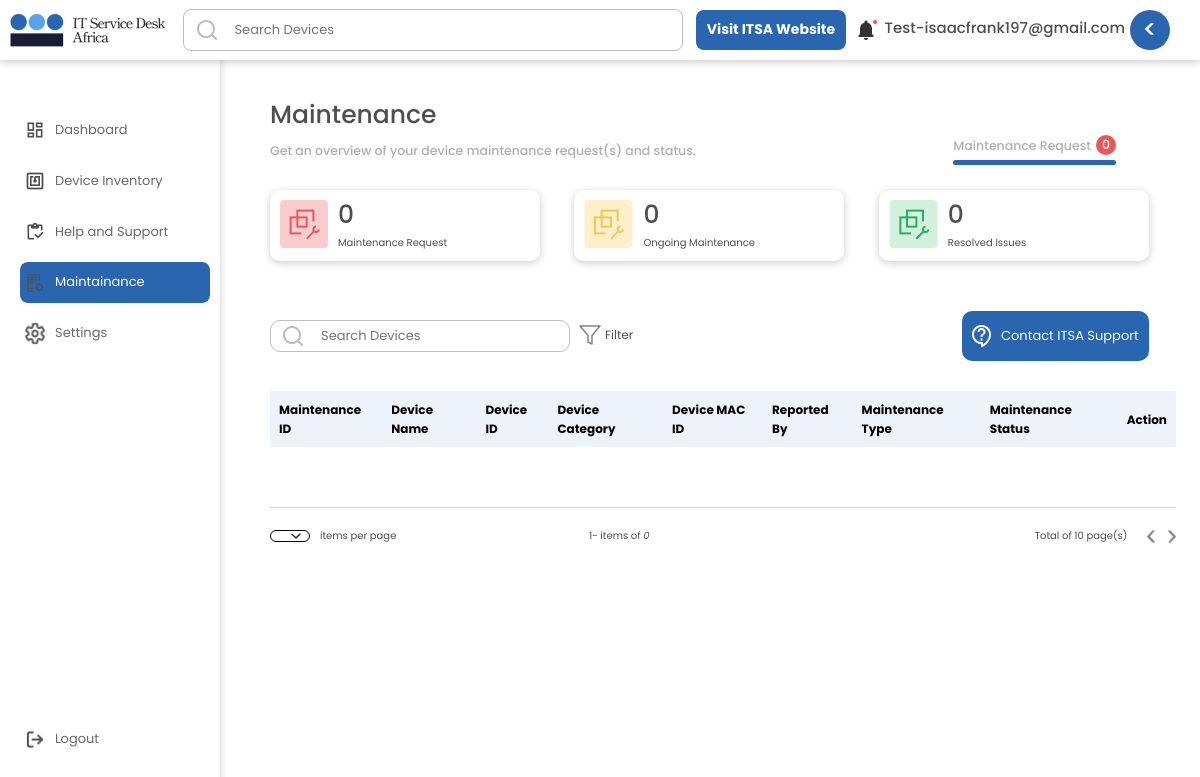
The app's page /staff/staffmaintenancerequests/ (signed in), older data.
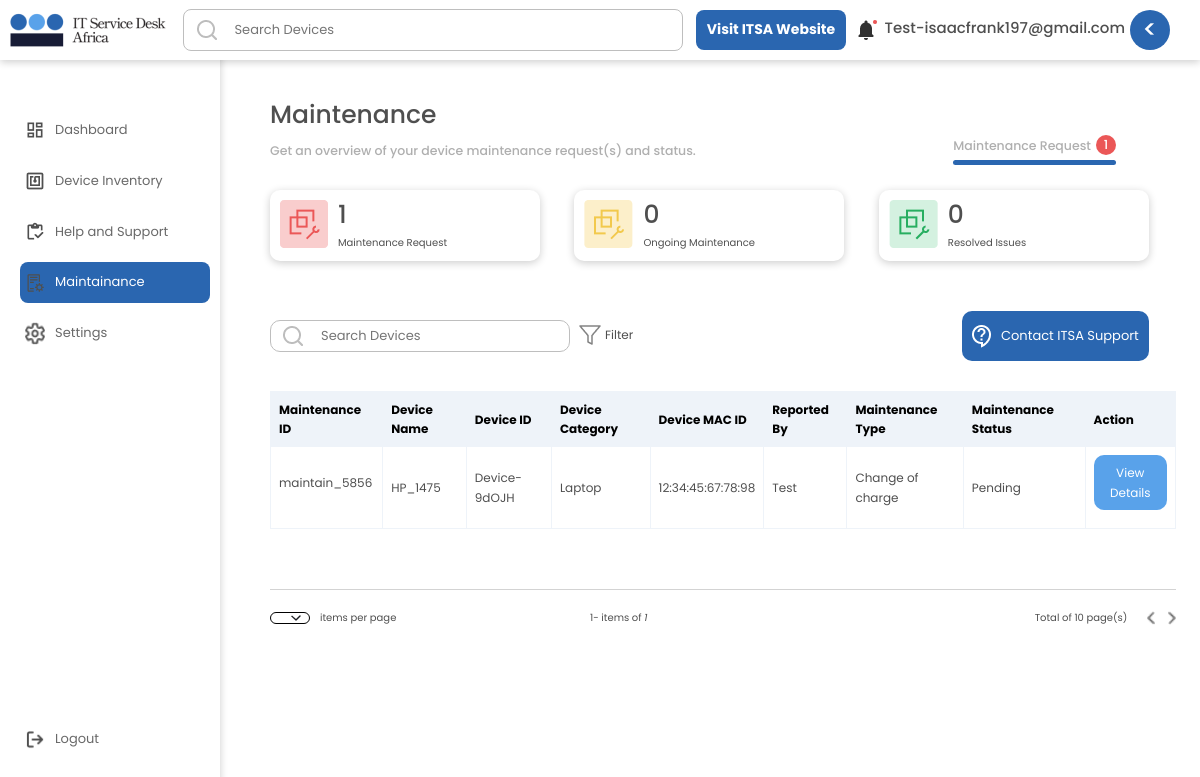
The same page, newer data.
### userarea/models.py (models this page shows, shortened)
class MaintenanceRequest(models.Model):
    user = models.ForeignKey(User, null=True, on_delete=models.CASCADE)
    MaintainDeviceName = models.CharField(max_length= 300, null=True, blank = True)
    MaintainDeviceType = models.CharField(max_length= 300, null=True, blank = True)
    MaintainDeviceUserDepartment = models.CharField(max_length= 300, null=True, blank = True)
    MaintainDeviceID = models.CharField(max_length= 300, null=True, blank = True)
    MaintainDeviceIP = models.CharField(max_length= 300, null=True, blank = True)
    MaintainDeviceMAC_ID = models.CharField(max_length= 300, null=True, blank = True)
    MaintainType = models.CharField(max_length= 300, null=True, blank = True)
    MaintainDeviceCategory = models.CharField(max_length= 300, null=True, blank = True)
    MaintainDeviceLocation = models.CharField(max_length= 300, null=True, blank = True)
    MaintainStatus = models.CharField(max_length= 300,choices = MAINTAINANCE_STATUS_CHOICE, default = 'Pending', null=True, blank = True)
    MaintainDeviceUserID = models.CharField(max_length= 300, null=True, blank = True)
    MaintainRequesterEmailAddress = models.EmailField(max_length= 300, null=True, blank = True)
    CompanyUniqueCode = models.EmailField(max_length= 300, null=True, blank = True)
    MaintainRequester = models.CharField(max_length= 300, null=True, blank = True)
    MaintainRequestID = models.CharField(max_length= 300, null=True, blank = True)
    MaintainRequestDescription = models.CharField(max_length= 30000, null=True, blank = True)
    currentMonth = models.CharField(max_length= 3000, null=True, blank = True)
    created_at = models.DateTimeField(auto_now_add=True)
    edited_at = models.DateTimeField(auto_now=True)
    class Meta:
        ordering = ['-edited_at', '-created_at']

### staffapp/views.py (the view)
# urls.py: path('staffmaintenancerequests/', views.StaffMaintainance, name="StaffMaintainance"),
@login_required(login_url='StaffLogin')
def StaffMaintainance(request):
    if request.method == 'GET' and 'requesttoviewdetails' in request.GET:
        requesttoviewdetailsMain = request.GET['requesttoviewdetails']
        currentDevice = MaintenanceRequest.objects.filter(MaintainRequestID = requesttoviewdetailsMain)
        return redirect('MaintainanceDetails', name = requesttoviewdetailsMain )
    if request.method == 'GET' and 'idforeditmain' in request.GET:
        idforedit = request.GET['idforeditmain']
        currentDevice = MaintenanceRequest.objects.get(MaintainRequestID = idforedit).MaintainRequestID
        return redirect('EditMaintenenceRequest', name = currentDevice )
    allMaintains = MaintenanceRequest.objects.filter(user = request.user)
    allMaintainsCount = allMaintains.count()
    allUsers = User.objects.all()
    allCompletedRequests = MaintenanceRequest.objects.filter(Q(MaintainStatus = 'Completed') & Q(user = request.user))
    allCompletedRequestsCount = allCompletedRequests.count()
    allCanceledRequests = MaintenanceRequest.objects.filter(Q(MaintainStatus = 'Canceled') & Q(user = request.user))
    allCanceledRequestsCount = allCanceledRequests.count()
    allOngoingRequests = MaintenanceRequest.objects.filter(Q(MaintainStatus = 'Ongoing') & Q(user = request.user))
    allOngoingRequestsCount = allOngoingRequests.count()
    context = {'allOngoingRequestsCount':allOngoingRequestsCount, 'allCompletedRequestsCount':allCompletedRequestsCount,
    'allCanceledRequestsCount':allCanceledRequestsCount, 'allUsers':allUsers,
    'allMaintains':allMaintains, 'allMaintainsCount':allMaintainsCount}
    return render(request, 'staffapp/staffmaintainance.html', context)

### staffapp/templates/staffapp/staffmaintainance.html (shortened to what the changed rows need)
{% include 'staffgeneral.html' %}
{% load static %}
{% block content %}
<!DOCTYPE html>
<html lang="en">
	<head>
		<link rel="stylesheet" href={% static 'dashboard/css/style.css' %} />
		<link rel="stylesheet" href={% static 'inventory/css/style.css' %} />
		<link rel="stylesheet" href={% static 'maintenance/css/style.css' %} />
		<link href="https://unpkg.com/aos@2.3.1/dist/aos.css" rel="stylesheet">
	</head>
	<body class='body'>
		<div class='main'>
            <h1>Maintenance</h1>
			<div class='subIntroSection'>
				<div class='MaintenanceSelectSection'>
					<h5>
						<div class='MaintenanceSelectSectionInner'>
							<div class='maintainRequestCount'>
								<p>{{allMaintainsCount}}</p>
							</div>
						</div>
					</h5>
				</div>
			</div>
			<div>
				<div class='maintainReqMainOut'>
					<div class='maintainReqMain'>
						<div>
							<h1 class='maintenanceReqeustCount'>{{ allMaintainsCount }}</h1>
							<p>Maintenance Request</p>
						</div>
					</div>
					<div class='maintainReqMain'>
						<div>
							<h1>{{ allOngoingRequestsCount }}</h1>
						</div>
					</div>
					<div class='maintainReqMain'>
						<div>
							<h1>{{ allCompletedRequestsCount }}</h1>
						</div>
					</div>
				</div>
			</div>
			<div>
				<table  id="paginated-list" >
					<tr>
						<th>Maintenance ID</th>
						<th>Device Name</th>
						<th>Device ID</th>
						<th>Device Category</th>
						<th>Device MAC ID</th>
						<th>Reported By</th>
						<th>Maintenance Type</th>
						<th>Maintenance Status</th>
						<th>Action</th>
					</tr>
					{% for allMaintains in allMaintains %}
					<div class='item'>
						<tr class='item'>
							<td class='maintainName'>
								<p>{{ allMaintains.MaintainRequestID }}</p>
							</td>
							<td>{{ allMaintains.MaintainDeviceName }}</td>
							<td>{{ allMaintains.MaintainDeviceID }}</td>
							<td>{{ allMaintains.MaintainDeviceCategory }}</td>
							<td>{{ allMaintains.MaintainDeviceMAC_ID }}</td>
							<td>{{ allMaintains.MaintainRequester }}</td>
							<td>{{ allMaintains.MaintainType }}</td>
							<td class={{ allMaintains.MaintainStatus }}>{{ allMaintains.MaintainStatus }}</td>
							<td class='downarrow'>
								<a href= /staff/staffmaintenancdetail/{{ allMaintains.MaintainRequestID }}/ >
									<p class='viewdetails'>View Details</p>
								</a>
							</td>
						</tr>
					</div>
					{% endfor %}
				</table>
				<div class='pagesdetailsseection'>
					<div class='perpagecount2'>
						1- items of <i>{{ allMaintainsCount }}</i>
					</div>
				</div>
			</div>
        </div>
    </body>
</html>
{% endblock content %}

Row changes from the older to the newer data that the page shows:
added MaintenanceRequest: MaintainRequestID "maintain_5856", MaintainDeviceName "HP_1475", MaintainDeviceID "Device-9dOJH", MaintainDeviceCategory "Laptop", MaintainDeviceMAC_ID "12:34:45:67:78:98", MaintainRequester "Test", MaintainType "Change of charge", MaintainStatus "Pending"
Text that changed along with them:
{{ allMaintainsCount }}: "0" → "1"
